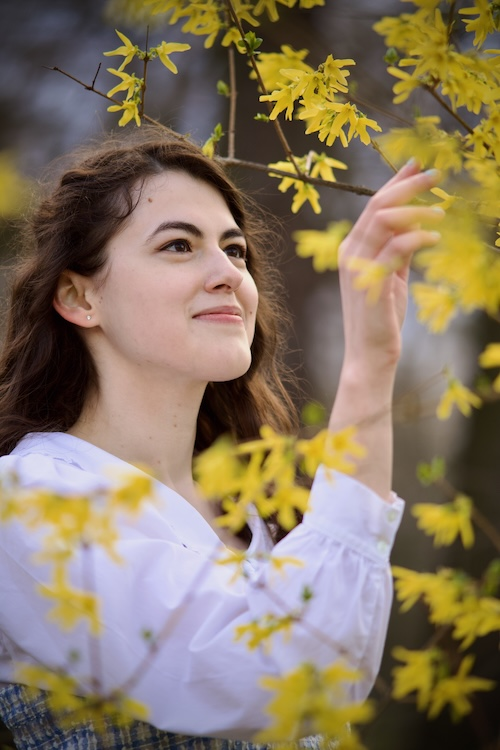
#> input picture resources/boglarka-low.jpg, 500 x 750 px, found by its file name
$ python 2d-convolution.py
#> lines starting #> are read from the running program, lines starting #| are printed output that depends on the picture
import numpy as np
from PIL import Image
import matplotlib.pyplot as plt
from scipy.signal import convolve2d

# Open the image using PIL
image = Image.open("path-to-resources/boglarka-low.jpg")
#> image is the input picture: PIL image 500x750 RGB; mean R, G, B 135.6, 119.6, 97.6

# Convert image to a NumPy array
data = np.array(image, dtype = np.uint8)

# Define a 5x5 kernel
kernel = np.array([[1, 1, 1, 1, 1, 1, 1],
                   [1, 1, 1, 1, 1, 1, 1],
                   [1, 1, 1, 1, 1, 1, 1],
                   [1, 1, 1, 1, 1, 1, 1],
                   [1, 1, 1, 1, 1, 1, 1],
                   [1, 1, 1, 1, 1, 1, 1],
                   [1, 1, 1, 1, 1, 1, 1]])

# Normalize the kernel
kernel = kernel / kernel.sum()

# Perform the 2D convolution on each color channel
convolved_image_channels = [convolve2d(data[:, :, i], kernel) for i in range(3)]
#> convolved_image_channels = 3 items
# Combine the three channels back into one array
convolved_image = np.stack(convolved_image_channels, axis = -1).astype(np.uint8)
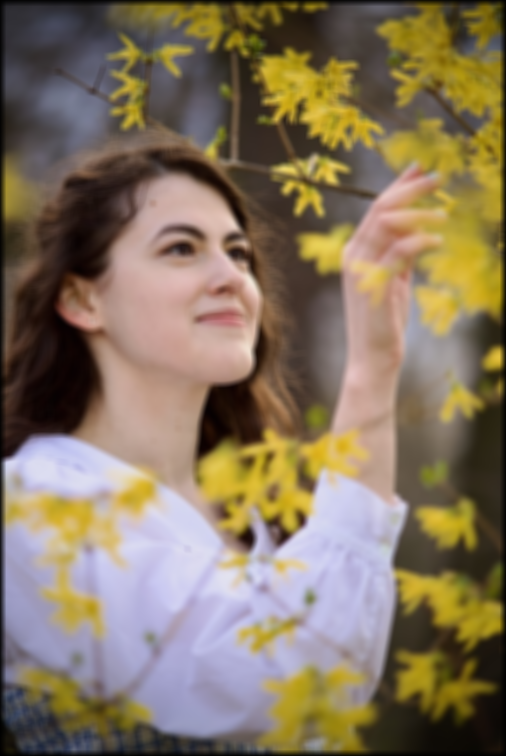
#> convolved_image: shape (756, 506, 3); mean of channels 0, 1, 2 132.4, 116.8, 95.2; drawn as R, G, B

# Display images
fig, ax = plt.subplots(1, 2, figsize = (12, 6))
ax[0].imshow(image)
ax[0].set_title("Original Image")
ax[0].axis("off")
ax[1].imshow(convolved_image)
ax[1].set_title("Convolved Image")
ax[1].axis("off")
plt.show()
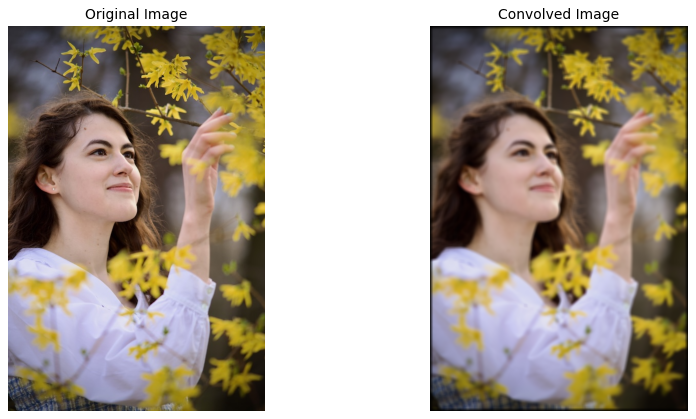
#> figure drawn by matplotlib, 2 panels
